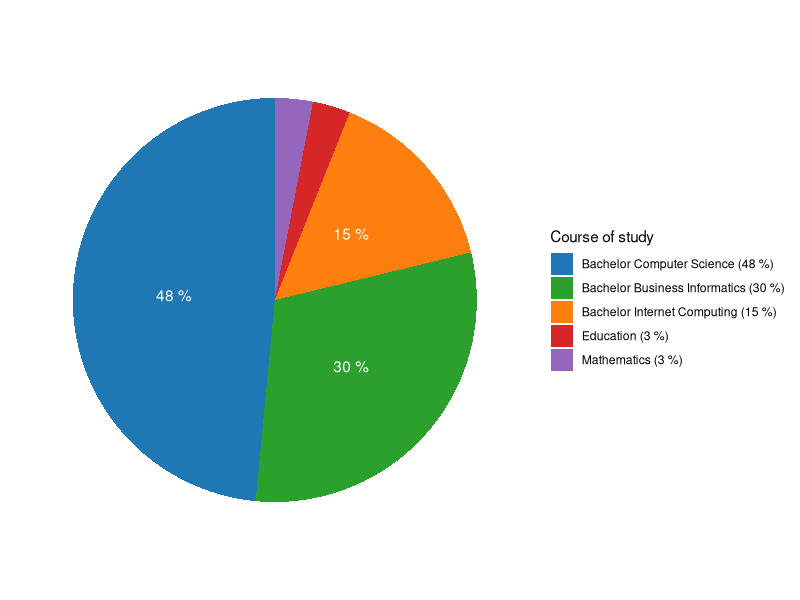
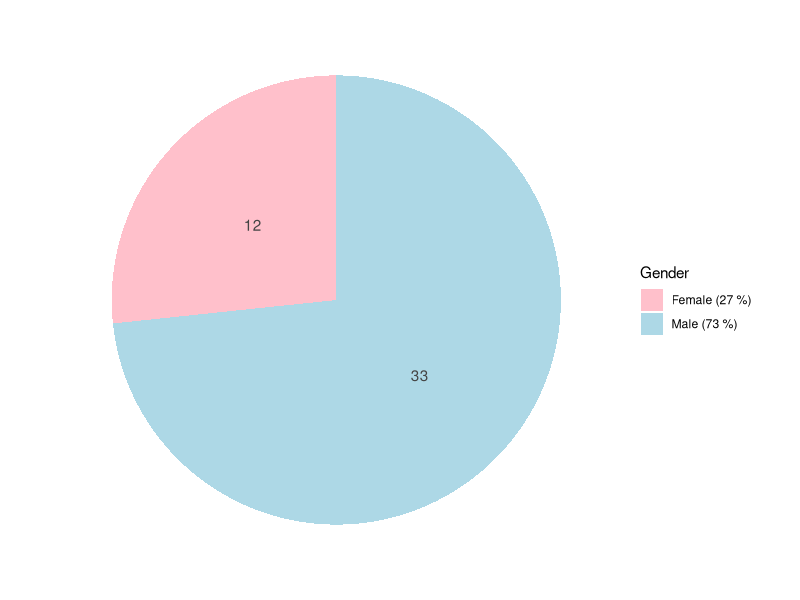
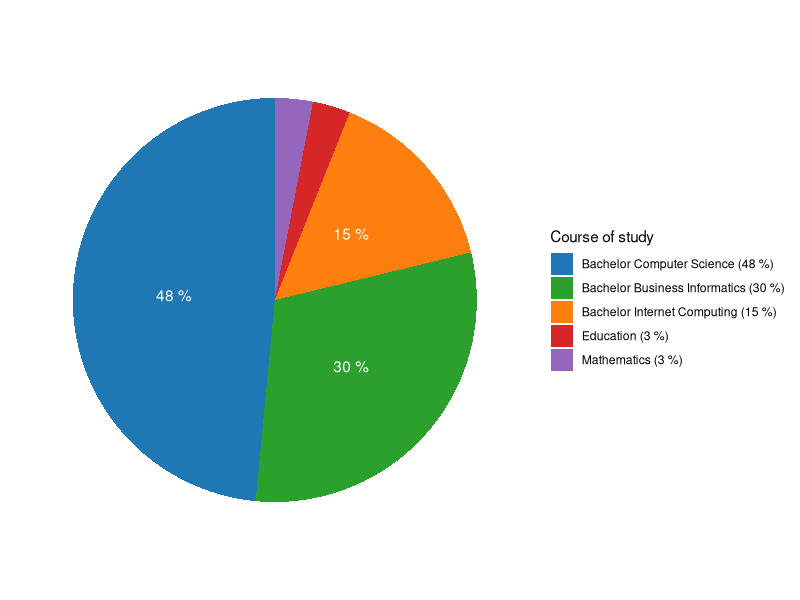
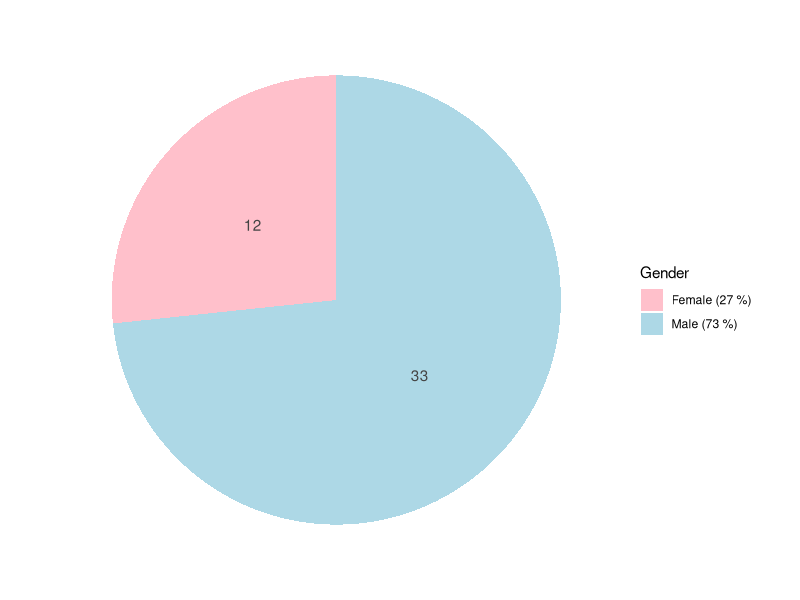

Here is the R script that generated these plots, in order: (Note: this script raises an error after producing the figures.)
library(ggstats)
library(ggplot2)
library(dplyr)
library(purrr)
library(reshape2)

if (!exists("outputDir")) outputDir <- "./visualizer/out/"

survey <- read.csv("./visualizer/survey.csv") %>%
  select(courseOfStudy = What.is.your.course.of.study., everything())

# ---- PLOT --- Course of study ----
course_of_study <- survey %>%
  filter(courseOfStudy != "") %>%
  group_by(courseOfStudy) %>%
  summarise(n = n()) %>%
  arrange(desc(n)) %>%
  mutate(courseOfStudy = factor(courseOfStudy, levels = courseOfStudy)) %>%
  mutate(percentage = n / sum(n) * 100) %>%
  mutate(courseOfStudy = paste0(formatC(100 - round(percentage, 0), 2, flag = '0'), "__", # just there for the ordering
                                courseOfStudy, " (", round(percentage, 0), " %)")) # actual name
ggplot(data = course_of_study, aes(x = "", fill = courseOfStudy, y = n)) +
  geom_bar(stat = "identity") +
  coord_polar("y", start = 0, clip = "on") +
  theme_minimal() +
  labs(title = element_blank(), x = element_blank(), y = element_blank(), fill = "Course of study") +
  theme(panel.grid = element_blank(), axis.ticks = element_blank(), axis.text.x = element_blank()) +
  geom_text(aes(label = ifelse(percentage > 5, paste(round(percentage, 0), "%"), '')), position = position_stack(vjust = 0.5), color = "white") +
  scale_fill_manual(values = c("#1f77b4", "#2ca02c", "#ff7f0e", "#d62728", "#9467bd", "#8c564b", "#e377c2", "#7f7f7f", "#bcbd22", "#17becf"),
                    labels = course_of_study %>% # remove order prefix
                      mutate(courseOfStudy = gsub("\\d+__", '', courseOfStudy)) %>%
                      mutate(courseOfStudy = gsub("Informatik", 'Computer Science', courseOfStudy)) %>%
                      mutate(courseOfStudy = gsub("Wirtschaftsinformatik", 'Business Informatics', courseOfStudy)) %>%
                      mutate(courseOfStudy = gsub("Lehramt", 'Education', courseOfStudy)) %>%
                      pull(courseOfStudy))
ggsave(filename = paste0(outputDir, "course_of_study.png"), width = 6, height = 4)
# ----

# ---- PLOT --- Gender ------------
gender <- survey %>%
  group_by(Gender) %>%
  summarise(n = n()) %>%
  arrange(desc(n)) %>%
  mutate(Gender = factor(Gender, levels = Gender)) %>%
  mutate(percentage = n / sum(n) * 100) %>%
  mutate(Gender = paste0(Gender, " (", round(percentage, 0), " %)"))
ggplot(data = gender, aes(x = "", fill = Gender, y = n)) +
  geom_bar(stat = "identity") +
  coord_polar("y", start = 0, clip = "on") +
  theme_minimal() +
  labs(title = element_blank(), x = element_blank(), y = element_blank(), fill = "Gender") +
  theme(panel.grid = element_blank(), axis.ticks = element_blank(), axis.text.x = element_blank()) +
  geom_text(aes(label = n), position = position_stack(vjust = 0.5), color = "#444444") +
  scale_fill_manual(values = c("pink", "lightblue"))
ggsave(filename = paste0(outputDir, "gender.png"), width = 6, height = 4)
# ----

# ---- PLOT --- Experience with Programming ------------
# likert plots of Experience.with.Java
experience <- survey %>%
  select(Java = "Experience.with.Java", Programming = "Experience.with.programming..any.language.")
# get programmatically (wrong order)
# likert_levels_experience <- experience %>% pull(Java) %>% unique()
# for (val in likert_levels_experience) { print(val) }
likert_levels_experience <- c(
  "< 3 months",
  ">= 3 months && < 6 months",
  ">= 6 months && < 1 year",
  ">= 1 year && < 3 years",
  ">= 3 years"
)
experience <- experience %>%
  mutate(across(everything(), ~factor(.x, levels = likert_levels_experience)))
gglikert(experience) +
  scale_fill_viridis_d(option = "plasma")
ggsave(filename = paste0(outputDir, "experience_with_programming_likert.png"), width = 10, height = 3)
# as bar chart
ggplot(experience, aes(y = Java)) +
  geom_bar(width = .5) +
  theme_minimal() +
  labs(title = "Experience with Java", y = "Experience", x = "Players")
ggsave(filename = paste0(outputDir, "experience_with_programming_bar.png"), width = 10, height = 3)
# ----

# ---- PLOT --- other likert plots ------------
likert_levels_all <- survey %>%
  select(ex = "Please.specify.your.level.of.agreement...Debugging.got.easier.from.room.to.room.") %>%
  pull(ex) %>%
  unique()
all <- survey %>%
  select(starts_with("Please.specify.your.level.of.agreement")) %>%
  rename_with(~gsub("Please\\.specify\\.your\\.level\\.of\\.agreement\\.+", "", .x)) %>%
  rename_with(~gsub("\\.", " ", .x)) %>%
  mutate(across(everything(), ~factor(.x, levels = likert_levels_all)))
gglikert(all)
ggsave(filename = paste0(outputDir, "likert_plots.png"), width = 9, height = 9)
# ----

# ---- PLOT --- Age as likert plot ------------
age <- survey %>%
  select(Age)
likert_levels_age <- age %>%
  mutate(Age = as.character(Age)) %>%
  pull(Age) %>%
  unique() %>%
  sort()
age <- tibble(Age = age$Age) %>% # defactorize using tibble
  mutate(across(everything(), ~factor(.x, levels = likert_levels_age)))
gglikert(age)
ggsave(filename = paste0(outputDir, "age.png"), width = 10, height = 3)
# heatmap
age_counts <- age %>%
  group_by(Age) %>%
  summarise(n = n()) %>%
  arrange(Age)
ggplot(age_counts, aes(x = Age, y = 1, fill = n)) +
  geom_tile() +
  ylab("") +
  scale_fill_viridis_c(option = "plasma")
# values
avg_age <- age %>%
  summarise(avg_age = mean(as.numeric(as.character(Age)))) %>%
  pull(avg_age)
# ----
